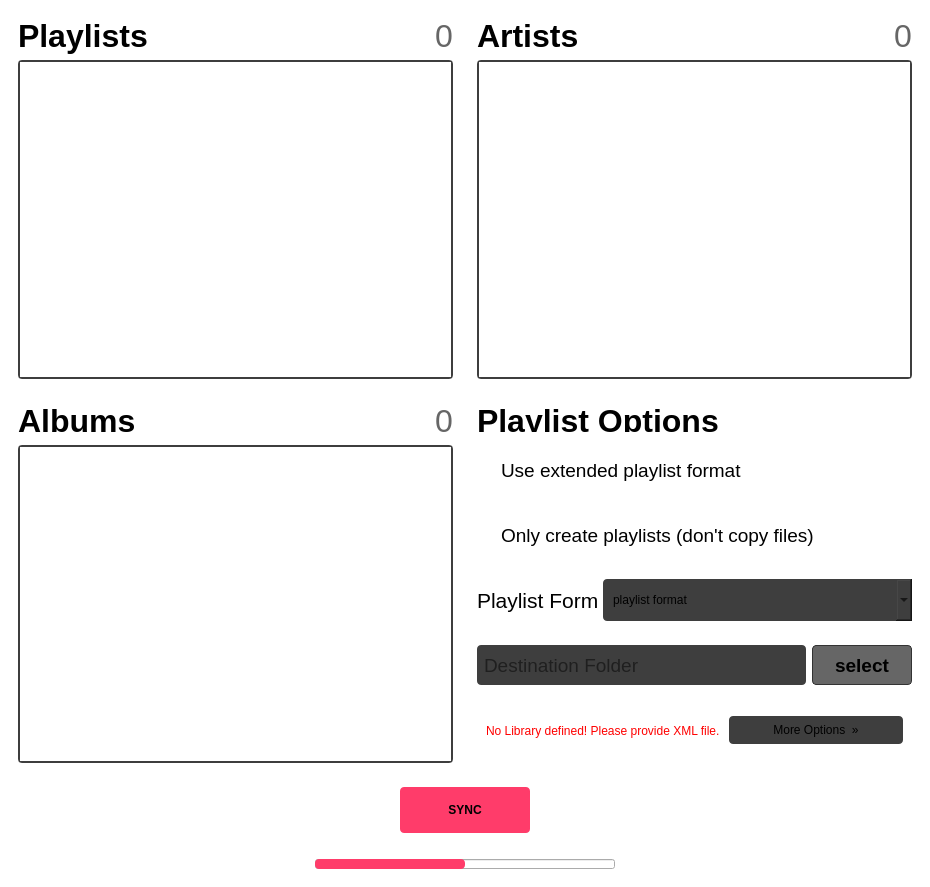
<?xml version="1.0" encoding="UTF-8"?>
<ui version="4.0">
 <class>MainWindow</class>
 <widget class="QMainWindow" name="MainWindow">
  <property name="geometry">
   <rect>
    <x>0</x>
    <y>0</y>
    <width>930</width>
    <height>887</height>
   </rect>
  </property>
  <property name="minimumSize">
   <size>
    <width>930</width>
    <height>850</height>
   </size>
  </property>
  <property name="windowTitle">
   <string>MainWindow</string>
  </property>
  <property name="styleSheet">
   <string notr="true">QMainWindow {
	background-color: transparent;
}</string>
  </property>
  <property name="documentMode">
   <bool>false</bool>
  </property>
  <widget class="QWidget" name="centralwidget">
   <property name="styleSheet">
    <string notr="true">.QListView {
	border: 2px solid #3e3e3e;
	border-radius: 4;
}

.QListView::item {
	margin: 4px 10px;
	left: 4px;
}

.QListView:alternate {
	background-color: rgba(255,255,255,.2);
}</string>
   </property>
   <layout class="QGridLayout" name="gridLayout">
    <item row="0" column="0">
     <widget class="QWidget" name="widget" native="true">
      <layout class="QGridLayout" name="gridLayout_3">
       <item row="1" column="0">
        <widget class="QListView" name="vPlaylists">
         <property name="minimumSize">
          <size>
           <width>400</width>
           <height>0</height>
          </size>
         </property>
        </widget>
       </item>
       <item row="0" column="0">
        <widget class="QWidget" name="widget_12" native="true">
         <layout class="QHBoxLayout" name="horizontalLayout_6">
          <property name="spacing">
           <number>0</number>
          </property>
          <property name="leftMargin">
           <number>0</number>
          </property>
          <property name="topMargin">
           <number>0</number>
          </property>
          <property name="rightMargin">
           <number>0</number>
          </property>
          <property name="bottomMargin">
           <number>0</number>
          </property>
          <item>
           <widget class="QLabel" name="lPlaylists">
            <property name="font">
             <font>
              <pointsize>24</pointsize>
              <weight>75</weight>
              <bold>true</bold>
             </font>
            </property>
            <property name="text">
             <string>Playlists</string>
            </property>
           </widget>
          </item>
          <item>
           <widget class="QLabel" name="lPlaylistCount">
            <property name="font">
             <font>
              <pointsize>24</pointsize>
             </font>
            </property>
            <property name="styleSheet">
             <string notr="true">#lPlaylistCount {
	color: #666;
}</string>
            </property>
            <property name="text">
             <string>0</string>
            </property>
            <property name="alignment">
             <set>Qt::AlignRight|Qt::AlignTrailing|Qt::AlignVCenter</set>
            </property>
           </widget>
          </item>
         </layout>
        </widget>
       </item>
      </layout>
     </widget>
    </item>
    <item row="0" column="1">
     <widget class="QWidget" name="widget_2" native="true">
      <layout class="QGridLayout" name="gridLayout_4">
       <item row="1" column="0">
        <widget class="QListView" name="vArtists">
         <property name="minimumSize">
          <size>
           <width>400</width>
           <height>0</height>
          </size>
         </property>
        </widget>
       </item>
       <item row="0" column="0">
        <widget class="QWidget" name="widget_13" native="true">
         <layout class="QHBoxLayout" name="horizontalLayout_7">
          <property name="spacing">
           <number>0</number>
          </property>
          <property name="leftMargin">
           <number>0</number>
          </property>
          <property name="topMargin">
           <number>0</number>
          </property>
          <property name="rightMargin">
           <number>0</number>
          </property>
          <property name="bottomMargin">
           <number>0</number>
          </property>
          <item>
           <widget class="QLabel" name="lArtists">
            <property name="font">
             <font>
              <pointsize>24</pointsize>
              <weight>75</weight>
              <italic>false</italic>
              <bold>true</bold>
             </font>
            </property>
            <property name="text">
             <string>Artists</string>
            </property>
           </widget>
          </item>
          <item>
           <widget class="QLabel" name="lArtistCount">
            <property name="font">
             <font>
              <pointsize>24</pointsize>
              <stylestrategy>PreferDefault</stylestrategy>
             </font>
            </property>
            <property name="styleSheet">
             <string notr="true">#lArtistCount {
	color: #666;
}</string>
            </property>
            <property name="text">
             <string>0</string>
            </property>
            <property name="alignment">
             <set>Qt::AlignRight|Qt::AlignTrailing|Qt::AlignVCenter</set>
            </property>
           </widget>
          </item>
         </layout>
        </widget>
       </item>
      </layout>
     </widget>
    </item>
    <item row="1" column="0">
     <widget class="QWidget" name="widget_3" native="true">
      <layout class="QGridLayout" name="gridLayout_5">
       <item row="0" column="0">
        <widget class="QWidget" name="widget_6" native="true">
         <layout class="QHBoxLayout" name="horizontalLayout_5">
          <property name="spacing">
           <number>0</number>
          </property>
          <property name="leftMargin">
           <number>0</number>
          </property>
          <property name="topMargin">
           <number>0</number>
          </property>
          <property name="rightMargin">
           <number>0</number>
          </property>
          <property name="bottomMargin">
           <number>0</number>
          </property>
          <item>
           <widget class="QLabel" name="lAlbums">
            <property name="font">
             <font>
              <pointsize>24</pointsize>
              <weight>75</weight>
              <bold>true</bold>
              <kerning>true</kerning>
             </font>
            </property>
            <property name="text">
             <string>Albums</string>
            </property>
           </widget>
          </item>
          <item>
           <widget class="QLabel" name="lAlbumCount">
            <property name="font">
             <font>
              <pointsize>24</pointsize>
             </font>
            </property>
            <property name="styleSheet">
             <string notr="true">#lAlbumCount {
	color: #666
}</string>
            </property>
            <property name="text">
             <string>0</string>
            </property>
            <property name="alignment">
             <set>Qt::AlignRight|Qt::AlignTrailing|Qt::AlignVCenter</set>
            </property>
           </widget>
          </item>
         </layout>
        </widget>
       </item>
       <item row="3" column="0">
        <widget class="QListView" name="vAlbums">
         <property name="minimumSize">
          <size>
           <width>400</width>
           <height>0</height>
          </size>
         </property>
         <property name="styleSheet">
          <string notr="true"/>
         </property>
        </widget>
       </item>
      </layout>
     </widget>
    </item>
    <item row="1" column="1">
     <widget class="QWidget" name="widget_4" native="true">
      <property name="font">
       <font>
        <pointsize>24</pointsize>
        <weight>75</weight>
        <bold>true</bold>
       </font>
      </property>
      <layout class="QGridLayout" name="gridLayout_6">
       <item row="0" column="0">
        <widget class="QLabel" name="lOptions">
         <property name="minimumSize">
          <size>
           <width>0</width>
           <height>29</height>
          </size>
         </property>
         <property name="maximumSize">
          <size>
           <width>16777215</width>
           <height>29</height>
          </size>
         </property>
         <property name="font">
          <font>
           <pointsize>24</pointsize>
           <weight>75</weight>
           <bold>true</bold>
          </font>
         </property>
         <property name="text">
          <string>Playlist Options</string>
         </property>
         <property name="alignment">
          <set>Qt::AlignLeading|Qt::AlignLeft|Qt::AlignTop</set>
         </property>
        </widget>
       </item>
       <item row="1" column="0">
        <widget class="QWidget" name="grOptions" native="true">
         <property name="styleSheet">
          <string notr="true"/>
         </property>
         <layout class="QVBoxLayout" name="verticalLayout">
          <property name="spacing">
           <number>0</number>
          </property>
          <property name="leftMargin">
           <number>0</number>
          </property>
          <property name="topMargin">
           <number>0</number>
          </property>
          <property name="rightMargin">
           <number>0</number>
          </property>
          <property name="bottomMargin">
           <number>0</number>
          </property>
          <item>
           <widget class="QWidget" name="widget_8" native="true">
            <layout class="QVBoxLayout" name="verticalLayout_2">
             <property name="leftMargin">
              <number>0</number>
             </property>
             <property name="rightMargin">
              <number>0</number>
             </property>
             <item>
              <widget class="QCheckBox" name="cbExtended">
               <property name="font">
                <font>
                 <pointsize>14</pointsize>
                </font>
               </property>
               <property name="styleSheet">
                <string notr="true">QCheckBox {
	padding: 10 0;
	border-radius: 8;
}

QCheckBox::indicator {
	width : 16;
	height: 16;
	border: 1px solid white;
	border-radius: 4;
}

QCheckBox::indicator:checked {
	background-color: #FF3C6A;
	border-color: #FF3C6A;
}</string>
               </property>
               <property name="text">
                <string>Use extended playlist format</string>
               </property>
               <property name="checked">
                <bool>false</bool>
               </property>
              </widget>
             </item>
            </layout>
           </widget>
          </item>
          <item>
           <widget class="QWidget" name="widget_10" native="true">
            <layout class="QVBoxLayout" name="verticalLayout_4">
             <property name="leftMargin">
              <number>0</number>
             </property>
             <property name="rightMargin">
              <number>0</number>
             </property>
             <item>
              <widget class="QCheckBox" name="cbOnlyPlaylist">
               <property name="font">
                <font>
                 <pointsize>14</pointsize>
                </font>
               </property>
               <property name="styleSheet">
                <string notr="true">QCheckBox {
	padding: 10 0;
	border-radius: 8;
}

QCheckBox::indicator {
	width : 16;
	height: 16;
	border: 1px solid white;
	border-radius: 4;
}

QCheckBox::indicator:checked {
	background-color: #FF3C6A;
	border-color: #FF3C6A;
}</string>
               </property>
               <property name="text">
                <string>Only create playlists (don't copy files)</string>
               </property>
               <property name="checked">
                <bool>false</bool>
               </property>
              </widget>
             </item>
            </layout>
           </widget>
          </item>
          <item>
           <widget class="QWidget" name="widget_7" native="true">
            <layout class="QHBoxLayout" name="horizontalLayout_3">
             <property name="leftMargin">
              <number>0</number>
             </property>
             <property name="rightMargin">
              <number>0</number>
             </property>
             <item>
              <widget class="QLabel" name="lFormat">
               <property name="maximumSize">
                <size>
                 <width>120</width>
                 <height>16777215</height>
                </size>
               </property>
               <property name="font">
                <font>
                 <pointsize>16</pointsize>
                </font>
               </property>
               <property name="text">
                <string>Playlist Format</string>
               </property>
              </widget>
             </item>
             <item>
              <widget class="QComboBox" name="cmbFormat">
               <property name="minimumSize">
                <size>
                 <width>0</width>
                 <height>42</height>
                </size>
               </property>
               <property name="styleSheet">
                <string notr="true">#cmbFormat {
	padding: 10;
	background-color: #3e3e3e;
	border-radius: 4;
}


#cmbFormat::drop-down {
	right: 10;
	width: 20;
	image: url(:/icons/assets/down-arrow.png)
}</string>
               </property>
               <property name="placeholderText">
                <string>playlist format</string>
               </property>
               <item>
                <property name="text">
                 <string>m3u</string>
                </property>
               </item>
               <item>
                <property name="text">
                 <string>m3u8</string>
                </property>
               </item>
              </widget>
             </item>
            </layout>
           </widget>
          </item>
          <item>
           <widget class="QWidget" name="widget_9" native="true">
            <layout class="QHBoxLayout" name="horizontalLayout_2">
             <property name="leftMargin">
              <number>0</number>
             </property>
             <property name="rightMargin">
              <number>0</number>
             </property>
             <item>
              <widget class="QLineEdit" name="iDestination">
               <property name="minimumSize">
                <size>
                 <width>200</width>
                 <height>40</height>
                </size>
               </property>
               <property name="maximumSize">
                <size>
                 <width>16777215</width>
                 <height>40</height>
                </size>
               </property>
               <property name="font">
                <font>
                 <pointsize>14</pointsize>
                 <weight>50</weight>
                 <bold>false</bold>
                </font>
               </property>
               <property name="styleSheet">
                <string notr="true">QLineEdit {
	padding: 5;
min-height:30;
border-radius: 4;
	background-color: #3e3e3e;
}</string>
               </property>
               <property name="readOnly">
                <bool>true</bool>
               </property>
               <property name="placeholderText">
                <string>Destination Folder</string>
               </property>
              </widget>
             </item>
             <item>
              <widget class="QPushButton" name="bDestination">
               <property name="minimumSize">
                <size>
                 <width>100</width>
                 <height>40</height>
                </size>
               </property>
               <property name="maximumSize">
                <size>
                 <width>16777215</width>
                 <height>40</height>
                </size>
               </property>
               <property name="font">
                <font>
                 <pointsize>14</pointsize>
                 <weight>75</weight>
                 <bold>true</bold>
                </font>
               </property>
               <property name="styleSheet">
                <string notr="true">#bDestination {
	background-color: #666;
	border-radius: 4;
	border: 1px solid #333;
}</string>
               </property>
               <property name="text">
                <string>select</string>
               </property>
              </widget>
             </item>
            </layout>
           </widget>
          </item>
          <item>
           <widget class="QWidget" name="widget_11" native="true">
            <property name="layoutDirection">
             <enum>Qt::LeftToRight</enum>
            </property>
            <layout class="QHBoxLayout" name="horizontalLayout_4">
             <item>
              <widget class="QLabel" name="lNoLib">
               <property name="enabled">
                <bool>true</bool>
               </property>
               <property name="visible">
                <bool>false</bool>
               </property>
               <property name="styleSheet">
                <string notr="true">#lNoLib {
	color: red;
}</string>
               </property>
               <property name="text">
                <string>No Library defined! Please provide XML file. </string>
               </property>
              </widget>
             </item>
             <item>
              <widget class="QPushButton" name="bMoreOptions">
               <property name="maximumSize">
                <size>
                 <width>200</width>
                 <height>16777215</height>
                </size>
               </property>
               <property name="layoutDirection">
                <enum>Qt::LeftToRight</enum>
               </property>
               <property name="styleSheet">
                <string notr="true">#bMoreOptions {
	border: none;
	background: #3e3e3e;
	padding: 7;
	border-radius: 4;
}</string>
               </property>
               <property name="text">
                <string>More Options  »</string>
               </property>
              </widget>
             </item>
            </layout>
           </widget>
          </item>
         </layout>
        </widget>
       </item>
      </layout>
     </widget>
    </item>
    <item row="2" column="0" colspan="2" alignment="Qt::AlignHCenter">
     <widget class="QWidget" name="widget_5" native="true">
      <property name="minimumSize">
       <size>
        <width>0</width>
        <height>100</height>
       </size>
      </property>
      <property name="maximumSize">
       <size>
        <width>16777215</width>
        <height>300</height>
       </size>
      </property>
      <layout class="QGridLayout" name="gridLayout_2">
       <item row="0" column="0">
        <spacer name="horizontalSpacer">
         <property name="orientation">
          <enum>Qt::Horizontal</enum>
         </property>
         <property name="sizeHint" stdset="0">
          <size>
           <width>76</width>
           <height>20</height>
          </size>
         </property>
        </spacer>
       </item>
       <item row="0" column="1">
        <widget class="QPushButton" name="bSync">
         <property name="enabled">
          <bool>true</bool>
         </property>
         <property name="minimumSize">
          <size>
           <width>130</width>
           <height>0</height>
          </size>
         </property>
         <property name="maximumSize">
          <size>
           <width>130</width>
           <height>200</height>
          </size>
         </property>
         <property name="font">
          <font>
           <weight>75</weight>
           <bold>true</bold>
          </font>
         </property>
         <property name="styleSheet">
          <string notr="true">#bSync {
	padding: 15;
	margin-bottom: 20;
	border-radius: 4;
	background-color: #FF3C6A;
}

#bSync:disabled {
	background-color: #3e3e3e;
}</string>
         </property>
         <property name="text">
          <string>SYNC</string>
         </property>
        </widget>
       </item>
       <item row="0" column="2">
        <spacer name="horizontalSpacer_2">
         <property name="orientation">
          <enum>Qt::Horizontal</enum>
         </property>
         <property name="sizeHint" stdset="0">
          <size>
           <width>76</width>
           <height>20</height>
          </size>
         </property>
        </spacer>
       </item>
       <item row="1" column="0" colspan="3">
        <widget class="QProgressBar" name="cpProgress">
         <property name="minimumSize">
          <size>
           <width>300</width>
           <height>0</height>
          </size>
         </property>
         <property name="maximumSize">
          <size>
           <width>16777215</width>
           <height>10</height>
          </size>
         </property>
         <property name="styleSheet">
          <string notr="true">#cpProgress {
	border-radius 4;
	height: 15;
font-size: 10;
}

#cpProgress::chunk {
	background-color:  #FF3C6A;
	border-radius: 4;
}
</string>
         </property>
         <property name="value">
          <number>50</number>
         </property>
         <property name="alignment">
          <set>Qt::AlignCenter</set>
         </property>
         <property name="textVisible">
          <bool>false</bool>
         </property>
         <property name="orientation">
          <enum>Qt::Horizontal</enum>
         </property>
        </widget>
       </item>
      </layout>
     </widget>
    </item>
   </layout>
  </widget>
  <widget class="QMenuBar" name="menubar">
   <property name="geometry">
    <rect>
     <x>0</x>
     <y>0</y>
     <width>930</width>
     <height>21</height>
    </rect>
   </property>
  </widget>
 </widget>
 <resources/>
 <connections/>
</ui>
